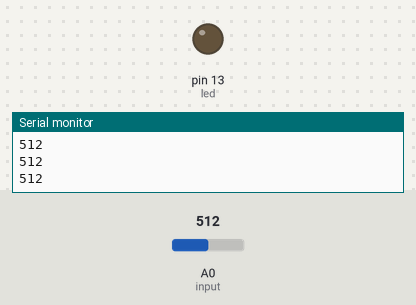
The sketch below on a simulated Arduino Uno, built with avr-gcc and run on an emulated ATmega328P. Shown: output pins drawn as LEDs (lit = HIGH), the last lines printed to the serial monitor. Inputs (shaded band) come from the test bench; at power-on: A0 (input) = 512.

Above: at 1.2 s.
1.3 s: A0 (input) set to 488
At 2.4 s:
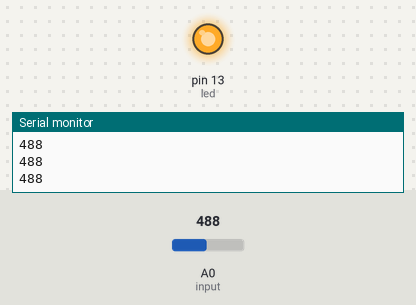
2.8 s: A0 (input) set to 510
At 3.7 s:
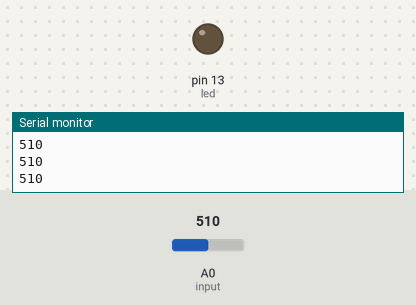
4.3 s: A0 (input) set to 490
At 4.7 s:
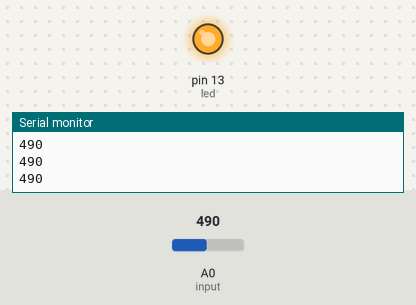
Timing chart, 0 to 7.3 s (numbered marks = the images above; inputs shaded):
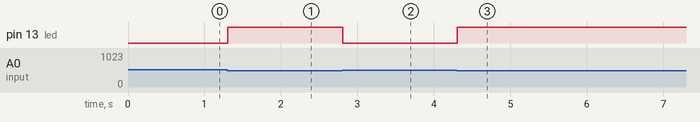

Measured:
- the behaviour switches between 500 and 499 on A0 (input) (found by bisection; images 0 and 1)
- after the input at 1.3 s, pin 13 (led): LOW → HIGH at once
- after the input at 2.8 s, pin 13 (led): HIGH → LOW at once
- after the input at 4.3 s, pin 13 (led): LOW → HIGH at once

The sketch:

ldr.ino
```cpp
int input = 0;
int led = 13;
void setup() {
  pinMode(input, INPUT);
  pinMode(led, OUTPUT);
  Serial.begin(9600);
}

void loop() {
  // put your main code here, to run repeatedly:
  int val = analogRead(input);
  Serial.println(val);

  if(val < 500)
    digitalWrite(led,HIGH);
  else
    digitalWrite(led,LOW);
}
```
